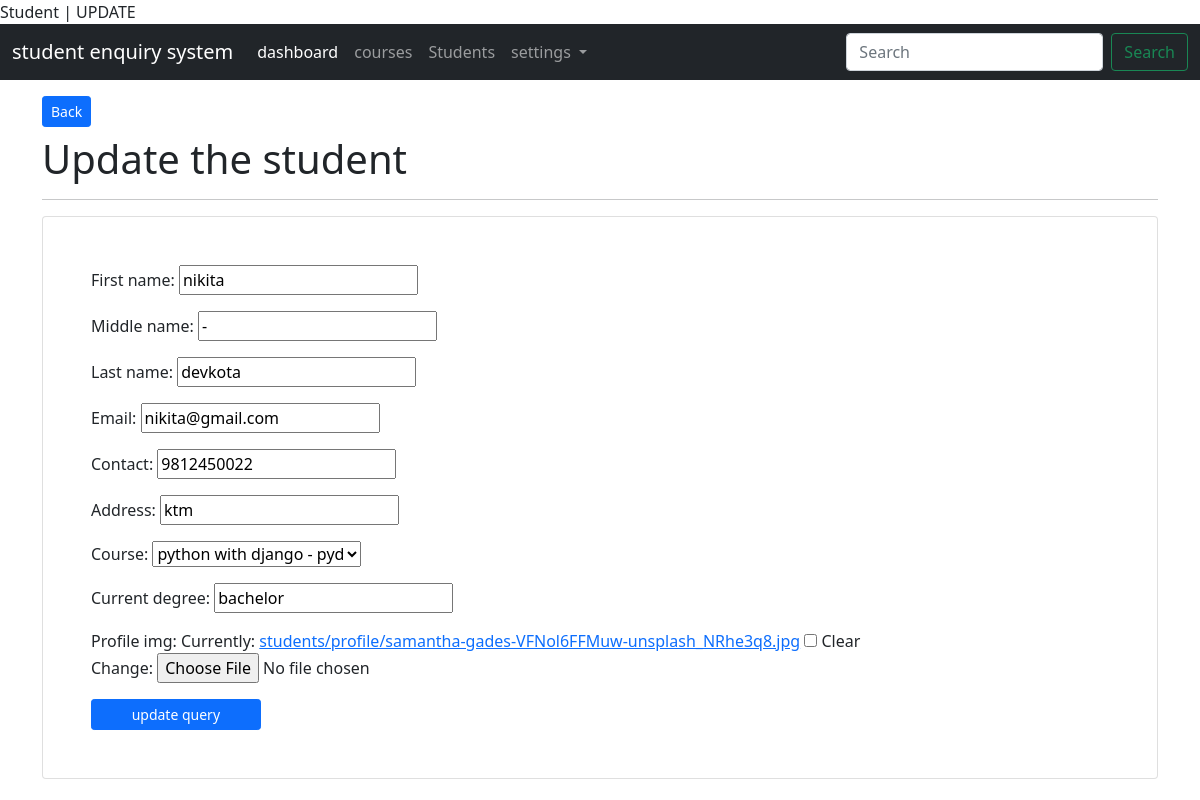
The page /students/edit/1/ (signed in) on the database its author committed.
### app_students/models.py (models this page shows, shortened)
class StudentModel(models.Model):
    first_name=models.CharField(max_length=200)
    middle_name=models.CharField(max_length=200,null=True,blank=True)
    last_name=models.CharField(max_length=200)
    email=models.EmailField(unique=True)
    contact=models.CharField(max_length=200)
    address=models.CharField(max_length=200)
    current_degree=models.CharField(max_length=200)
    profile_img=models.FileField(upload_to='students/profile/',null=True,blank=True)
    course=models.ForeignKey(CourseModel,on_delete=models.CASCADE)
    created_at=models.DateTimeField(auto_now_add=True)
    user=models.ForeignKey(User,on_delete=models.CASCADE)
    class Meta:
        db_table="tbl_students"

### app_students/views.py (the view)
# urls.py: path('edit/<int:id>/',views.student_edit,name='student-edit'),
@login_required(login_url='/login')
def student_edit(request,id):
     student=StudentModel.objects.get(id=id)
     form=StudentCreateForm(instance=student)
     context={"form": form}
     if request.method=="POST":
          std=StudentCreateForm(data=request.POST,instance=student,files=request.FILES)
          if std.is_valid():
               std.save()
               return redirect("student-index")
          return redirect("student-edit",id)
     return render(request,'students/edit.html',context)

### app_students/forms.py
class StudentCreateForm(forms.ModelForm):
    class Meta:
        fields = ("first_name","middle_name","last_name","email","contact","address","course","current_degree","profile_img")
        model = StudentModel

### app_courses/models.py (called while the page is built)
    def __str__(self):
        return self.course_name + " - " + self.course_code

### templates/students/edit.html (shortened to what this page needs)
{% extends 'layouts/master.html' %}
{% block content %}
<div class="container">
    <a href="{% url 'student-index' %}" class="btn btn-primary btn-sm mt-3 mb-2">Back</a>
    <h1> Update the student</h1>
    <hr>
    <div class="card p-5 mt=3">
        <form action="#" method="post" enctype="multipart/form-data">
            {{ form.as_p }}
          <input type="submit" class="btn btn-sm btn-primary col-2" value="update query">
          </form>
       </div>
</div>
{%endblock %}

### rows shown on the page
StudentModel: first_name "nikita", middle_name "-", last_name "devkota", email "nikita@gmail.com", contact "9812450022", address "ktm", course "python with django - pyd", current_degree "bachelor"
